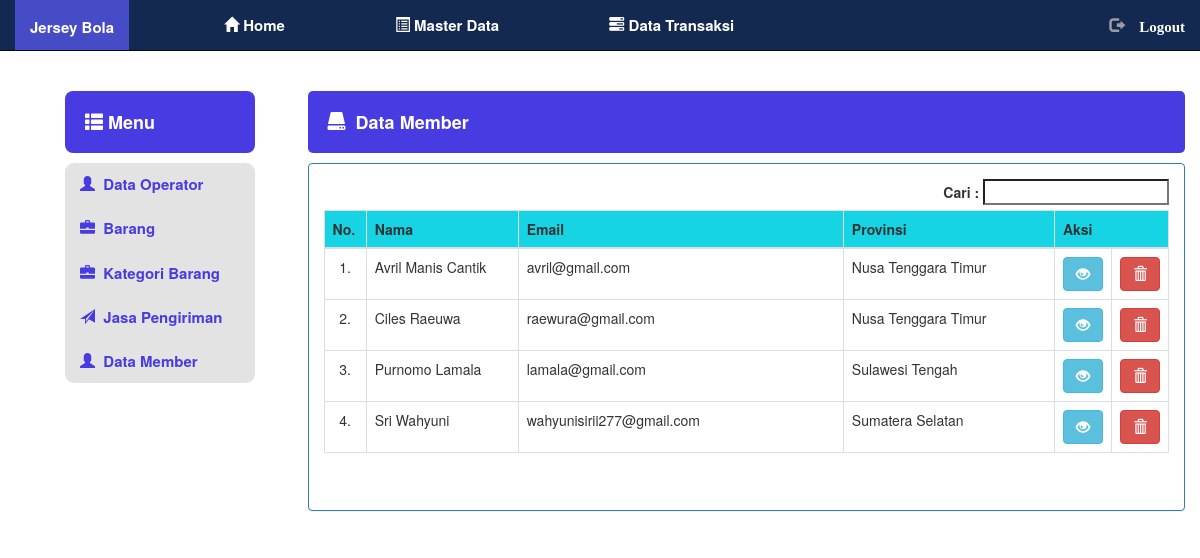
The app's page /admin/dataMember/data with its own data.
### tables this page shows
CREATE TABLE `member` (
  `username` varchar(20) NOT NULL,
  `password` varchar(50) NOT NULL,
  `nama` varchar(50) NOT NULL,
  `email` varchar(30) NOT NULL,
  `no_telp` char(12) NOT NULL,
  `alamat` text NOT NULL,
  `id_prov` int(11) NOT NULL,
  `tgl` timestamp NOT NULL DEFAULT CURRENT_TIMESTAMP ON UPDATE CURRENT_TIMESTAMP
);

CREATE TABLE `pengiriman` (
  `id_prov` int(11) NOT NULL,
  `provinsi` varchar(30) NOT NULL,
  `biaya_kirim` int(10) NOT NULL
);

### application/controllers/admin/dataMember/Data.php (called while the page is built, shortened)
<?php if ( ! defined('BASEPATH')) exit('No direct script access allowed');
class Data extends CI_Controller {
	public function __construct()
	{
		$this->load->view('admin/head');
		$this->load->view('admin/menu_master_data');
		$this->load->model('user/MdataOperator');
		$this->load->model('admin/MDataMember');
	}
	public function index()
	{
		$data['show'] = $this->MDataMember->show_member();
		$this->load->view('admin/dataMember/v_dataMember',$data);
	}
}

### index.php (called while the page is built, shortened)
<?php
require_once BASEPATH.'core/CodeIgniter.php';

### application/models/admin/MDataMember.php (called while the page is built, shortened)
<?php if ( ! defined('BASEPATH')) exit('No direct script access allowed');
class MDataMember extends CI_Model {
	function show_member(){
		return $this->db->query("SELECT member.username, member.nama, member.email, pengiriman.provinsi FROM member LEFT JOIN pengiriman ON member.id_prov = pengiriman.id_prov ORDER BY tgl");
	}
}

### application/views/admin/dataMember/v_dataMember.php (the view, shortened to what this page needs)
<div id="data-list">
	<div class="container-fluid">
		<div class="col-md-offset-3">
			<h3><i class="glyphicon glyphicon-hdd"></i> &nbspData Member</h3>
			<div class="panel panel-primary">
				<div class="panel-body">
				<div class="table-responsive">
				<div id="search">
					<label>Cari : <input type="search" name="search"></label>
				</div>
				<p>
					<table width="100%" class="table table-bordered">
						<thead style="background-color:#16D4E4;" align="center">
							<tr>
								<th width="5%">No.</th>
								<th width="18%">Nama</th>
								<th>Email</th>
								<th width="25%">Provinsi</th>
								<th colspan="2" width="10%">Aksi</th>
							</tr>
						</thead>
						<tbody>
						<tr>
						<?php
							$no = 1;
							foreach ($show->result() as $tampil) { ?>
							<td align="center"><?php echo $no++ ?>.</td>
							<td><?php echo $tampil->nama; ?></td>
							<td><?php echo $tampil->email; ?></td>
							<td><?php echo $tampil->provinsi; ?></td>
							<td>
		                 <a href="<?php echo base_url();?>admin/dataMember/data/detail_member/<?php echo $tampil->username;?>" class="btn btn-info"><i class="glyphicon glyphicon-eye-open"></i></a>
	                  </td>
	                  <td>
	                    <button title="hapus" class="btn btn-danger"><i class="glyphicon glyphicon-trash"></i></button>
	                  </td>
						</tr><?php } ?>
						</tbody>
					</table></p>
				</div>
				</div>
			</div>
		</div>
	</div>
</div>

### css/app.css (style rules this page uses)
#data-list h3 { padding: 20px; background-color: #473BE1; font-size: 18px; font-weight: bolder; color: #fff; border-radius: 5px; }
#data-list p { font-size: 16px; line-height: 16px; padding: 12px 12px 0px 12px; }
#search { float: right; }

### records on screen
member: nama "Avril Manis Cantik", email "avril@gmail.com", id_prov.provinsi "Nusa Tenggara Timur"
member: nama "Ciles Raeuwa", email "raewura@gmail.com", id_prov.provinsi "Nusa Tenggara Timur"
member: nama "Purnomo Lamala", email "lamala@gmail.com", id_prov.provinsi "Sulawesi Tengah"
member: nama "Sri Wahyuni", email "wahyunisirii277@gmail.com", id_prov.provinsi "Sumatera Selatan"
